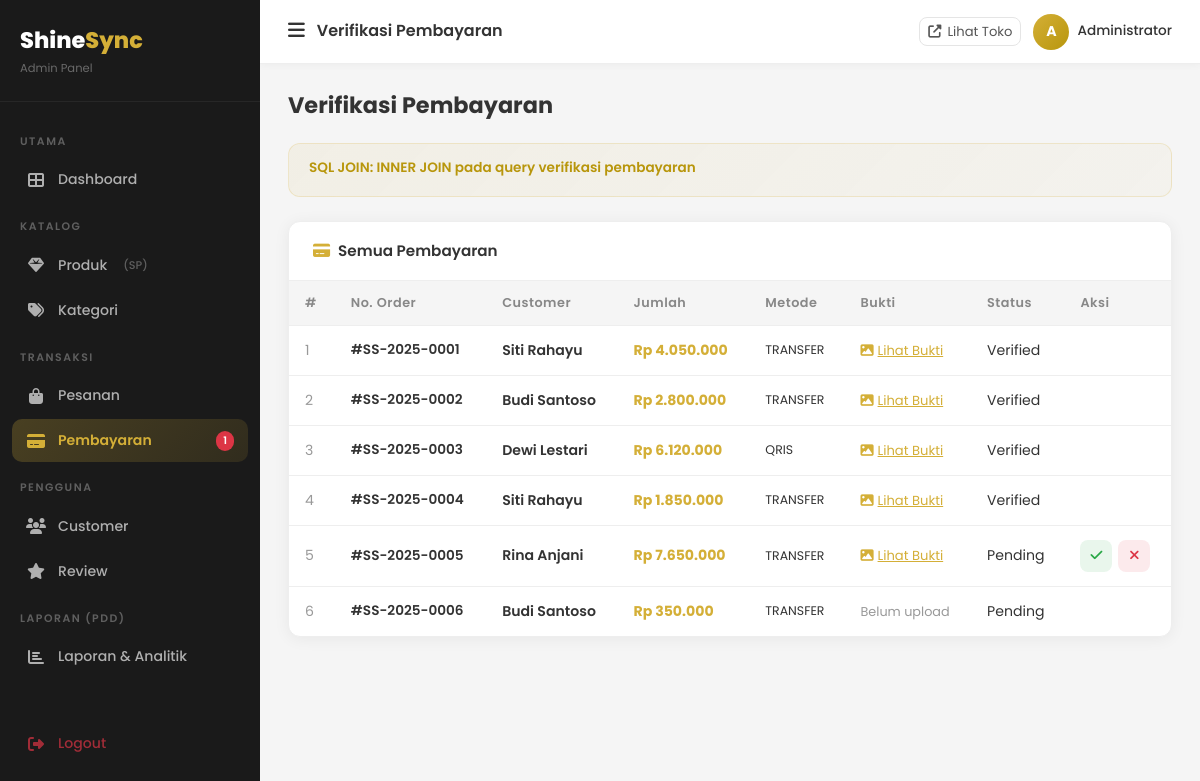
/admin/payments (signed in), run on an earlier commit of the app's database.
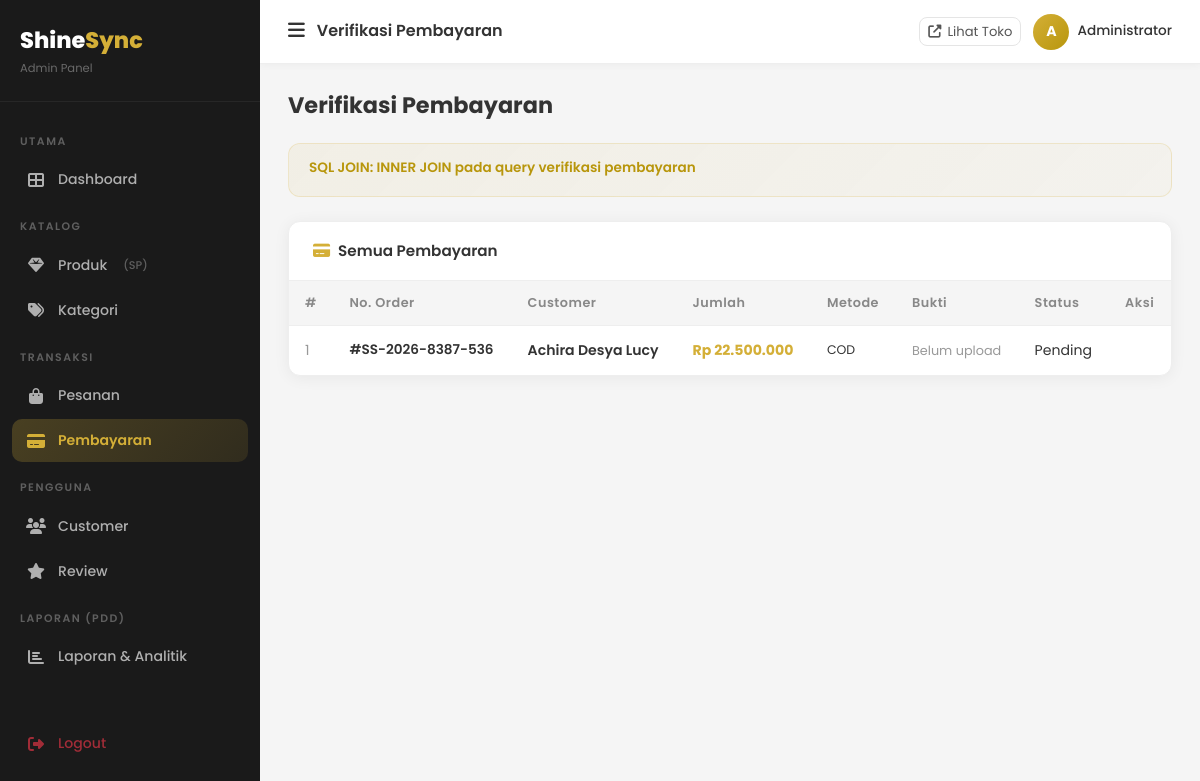
And on a later commit of the database.
### tables this page shows
CREATE TABLE `payments` (
  `id` int UNSIGNED NOT NULL,
  `order_id` int UNSIGNED NOT NULL,
  `amount` decimal(15,2) NOT NULL,
  `method` enum('transfer','qris','cod') DEFAULT 'transfer',
  `bank_name` varchar(50) DEFAULT NULL,
  `account_number` varchar(50) DEFAULT NULL,
  `proof_image` varchar(255) DEFAULT NULL,
  `status` enum('pending','verified','rejected') DEFAULT 'pending',
  `verified_at` timestamp NULL DEFAULT NULL,
  `verified_by` int UNSIGNED DEFAULT NULL,
  `notes` text,
  `created_at` timestamp NULL DEFAULT CURRENT_TIMESTAMP
);

CREATE TABLE `orders` (
  `id` int UNSIGNED NOT NULL,
  `user_id` int UNSIGNED NOT NULL,
  `order_number` varchar(50) NOT NULL,
  `total_amount` decimal(15,2) NOT NULL DEFAULT '0.00',
  `discount` decimal(15,2) DEFAULT '0.00',
  `grand_total` decimal(15,2) NOT NULL DEFAULT '0.00',
  `loyalty_points` int DEFAULT '0',
  `shipping_name` varchar(100) DEFAULT NULL,
  `shipping_phone` varchar(20) DEFAULT NULL,
  `shipping_address` text,
  `notes` text,
  `status` enum('pending','confirmed','processing','shipped','delivered','cancelled') DEFAULT 'pending',
  `created_at` timestamp NULL DEFAULT CURRENT_TIMESTAMP,
  `updated_at` timestamp NULL DEFAULT CURRENT_TIMESTAMP ON UPDATE CURRENT_TIMESTAMP
);

CREATE TABLE `users` (
  `id` int UNSIGNED NOT NULL,
  `name` varchar(100) NOT NULL,
  `email` varchar(150) NOT NULL,
  `password` varchar(255) NOT NULL,
  `phone` varchar(20) DEFAULT NULL,
  `address` text,
  `avatar` varchar(255) DEFAULT 'default.png',
  `role` enum('admin','customer') NOT NULL DEFAULT 'customer',
  `is_active` tinyint(1) NOT NULL DEFAULT '1',
  `created_at` timestamp NULL DEFAULT CURRENT_TIMESTAMP,
  `updated_at` timestamp NULL DEFAULT CURRENT_TIMESTAMP ON UPDATE CURRENT_TIMESTAMP
);

### app/core/Controller.php (called while the page is built, shortened)
<?php
class Controller
{
    protected function view(string $viewPath, array $data = []): void
    {
        extract($data);
        $file = __DIR__ . '/../views/' . $viewPath . '.php';
        require $file;
    }
}

### app/controllers/PaymentController.php (called while the page is built, shortened)
<?php
class PaymentController extends Controller
{
    private Payment $model;
    public function __construct()
    {
        $this->model      = new Payment();
    }
    public function adminIndex(): void
    {
        $payments  = $this->model->getAll();
        $this->view('admin/payments/index', compact('payments', 'pageTitle'));
    }
}

### app/core/Database.php (called while the page is built, shortened)
<?php
class Database
{
    private static ?Database $instance = null;
    private mysqli $conn;
    private function __construct()
    {
        $this->conn = new mysqli(DB_HOST, DB_USER, DB_PASS, DB_NAME, DB_PORT);
        $this->conn->set_charset(DB_CHARSET);
    }
    public static function getInstance(): Database
    {
        if (self::$instance === null) {
            self::$instance = new self();
        }
        return self::$instance;
    }
    public function query(string $sql, array $params = []): array
    {
        if (empty($params)) {
            $result = $this->conn->query($sql);
            return $result->fetch_all(MYSQLI_ASSOC) ?: [];
        }
        $stmt = $this->prepare($sql, $params);
        $stmt->execute();
        $result = $stmt->get_result();
        return $result ? $result->fetch_all(MYSQLI_ASSOC) : [];
    }
    public function queryOne(string $sql, array $params = []): ?array
    {
        $rows = $this->query($sql, $params);
        return $rows[0] ?? null;
    }
}

### app/core/Model.php (called while the page is built, shortened)
<?php
class Model
{
    public function __construct()
    {
        $this->db = Database::getInstance();
    }
}

### app/models/Payment.php (called while the page is built, shortened)
<?php
class Payment extends Model
{
    public function getAll(): array
    {
        return $this->db->query(
            "SELECT p.*, o.order_number, o.grand_total, u.name AS customer_name
             FROM payments p
             INNER JOIN orders o ON p.order_id = o.id
             INNER JOIN users u  ON o.user_id = u.id
             ORDER BY p.created_at DESC"
        );
    }
    public function getPendingCount(): int
    {
        $row = $this->db->queryOne(
            "SELECT COUNT(*) AS total FROM payments WHERE status='pending' AND proof_image IS NOT NULL"
        );
        return (int)($row['total'] ?? 0);
    }
}

### app/views/admin/payments/index.php (the view, shortened to what the changed rows need)
<?php
include __DIR__ . '/../../layouts/admin_header.php';
?>
<div class="admin-page-header"><h2>Verifikasi Pembayaran</h2></div>
<div class="admin-card">
  <div style="overflow-x:auto;">
    <table class="admin-table">
      <thead><tr><th>#</th><th>No. Order</th><th>Customer</th><th>Jumlah</th><th>Metode</th><th>Bukti</th><th>Status</th><th>Aksi</th></tr></thead>
      <tbody>
        <?php if(empty($payments)): ?>
        <tr><td colspan="8" style="text-align:center;padding:40px;color:#999;">Belum ada data pembayaran.</td></tr>
        <?php else: foreach($payments as $i=>$p): ?>
        <tr>
          <td style="color:#999;"><?= $i+1 ?></td>
          <td style="font-weight:600;font-size:.85rem;">#<?= htmlspecialchars($p['order_number']) ?></td>
          <td>
            <div style="font-weight:600;font-size:.88rem;"><?= htmlspecialchars($p['customer_name']) ?></div>
          </td>
          <td style="font-weight:700;color:#D4AF37;">Rp <?= number_format($p['amount'],0,',','.') ?></td>
          <td style="text-transform:uppercase;font-size:.78rem;"><?= $p['method'] ?></td>
          <td>
            <?php if($p['proof_image']): ?>
            <a href="<?= APP_URL ?>/uploads/payments/<?= $p['proof_image'] ?>" target="_blank" style="color:#D4AF37;font-size:.82rem;">
              <i class="fas fa-image me-1"></i>Lihat Bukti
            </a>
            <?php else: ?>
            <span style="color:#999;font-size:.8rem;">Belum upload</span>
            <?php endif; ?>
          </td>
          <td><span class="status-badge status-<?= $p['status'] ?>"><?= ucfirst($p['status']) ?></span></td>
          <td>
            <?php if($p['status']==='pending' && $p['proof_image']): ?>
            <div class="action-btns">
              <button onclick="verifyPayment(<?= $p['id'] ?>)" class="btn-action btn-verify" title="Verifikasi"><i class="fas fa-check"></i></button>
              <button onclick="rejectPayment(<?= $p['id'] ?>)" class="btn-action btn-delete" title="Tolak"><i class="fas fa-times"></i></button>
            </div>
            <?php endif; ?>
          </td>
        </tr>
        <?php endforeach; endif; ?>
      </tbody>
    </table>
  </div>
</div>
<?php include __DIR__ . '/../../layouts/admin_footer.php'; ?>

### app/views/layouts/admin_header.php (shortened to what the changed rows need)
<?php
$currentUri = trim(parse_url($_SERVER['REQUEST_URI'], PHP_URL_PATH), '/');
$baseUri = trim(parse_url(APP_URL, PHP_URL_PATH), '/');
$currentUri = $baseUri ? ltrim(substr($currentUri, strlen($baseUri)), '/') : $currentUri;
$parts = explode('/', $currentUri);
$segment1 = $parts[1] ?? '';
function adminNavActive(string $segment, string $current): string {
    return str_starts_with($current, $segment) ? 'active' : '';
}
?>
<!DOCTYPE html>
<html lang="id">
<head>
  <link rel="stylesheet" href="https://cdn.jsdelivr.net/npm/bootstrap@5.3.2/dist/css/bootstrap.min.css">
  <link rel="stylesheet" href="https://cdnjs.cloudflare.com/ajax/libs/font-awesome/6.5.0/css/all.min.css">
  <link rel="stylesheet" href="<?= APP_URL ?>/public/css/admin.css">
</head>
<body>
<aside class="admin-sidebar" id="admin-sidebar">
  <nav class="sidebar-menu">
    <a href="<?= APP_URL ?>/admin/payments" class="sidebar-link <?= adminNavActive('payments', $segment1) ?>">
      <i class="fas fa-credit-card"></i> Pembayaran
      <?php
      $pendingCount = (new Payment())->getPendingCount();
      if ($pendingCount > 0): ?>
      <span class="badge-pill"><?= $pendingCount ?></span>
      <?php endif; ?>
    </a>
  </nav>
</aside>
<div class="admin-main">
  <div class="admin-content">

What changed in the data, as far as the page shows it:
removed payments: order.order_number "SS-2025-0001", users.name "Siti Rahayu", amount "4.050.000", method "TRANSFER", status "Verified"
removed payments: order.order_number "SS-2025-0002", users.name "Budi Santoso", amount "2.800.000", method "TRANSFER", status "Verified"
removed payments: order.order_number "SS-2025-0003", users.name "Dewi Lestari", amount "6.120.000", method "QRIS", status "Verified"
removed payments: order.order_number "SS-2025-0004", users.name "Siti Rahayu", amount "1.850.000", method "TRANSFER", status "Verified"
removed payments: order.order_number "SS-2025-0005", users.name "Rina Anjani", amount "7.650.000", method "TRANSFER", status "Pending"
removed payments: order.order_number "SS-2025-0006", users.name "Budi Santoso", amount "350.000", method "TRANSFER", shows "Belum upload", status "Pending"
added payments: order.order_number "SS-2026-8387-536", users.name "Achira Desya Lucy", amount "22.500.000", method "COD", shows "Belum upload", status "Pending"
Also different on the page:
$pendingCount: "1" → (not shown)
